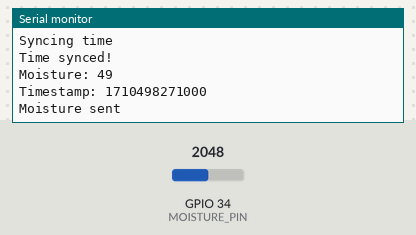
Bench run of a sketch on a simulated ESP32. Shown: the last lines printed to the serial monitor. The inputs (shaded band) are chosen by the test bench; at power-on: GPIO 34 (MOISTURE_PIN) = 2048. WiFi joins after 1.5 s; servers stay silent unless stated; the local clock reads 2024-03-15 10:24:30 at power-on unless the sketch sets it.

Above: at 2.7 s.
2.8 s: GPIO 34 (MOISTURE_PIN) set to 2866
At 7.08 s:
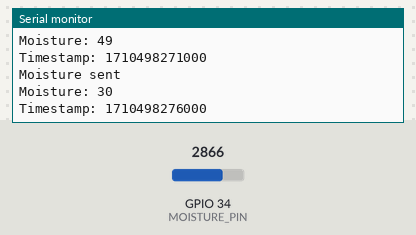
8.9 s: GPIO 34 (MOISTURE_PIN) set to 3603
At 13.6 s:
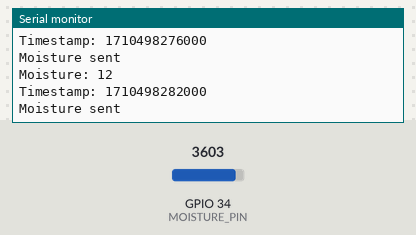
Timing chart, 0 to 15.1 s (numbered marks = the images above; inputs shaded):
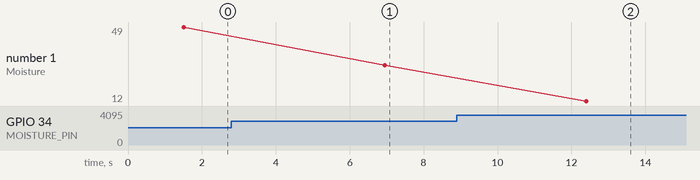

Measured:
- after the input at 2.8 s, the serial monitor: prints a new line after 4.2 s (image 1)
- after the input at 8.9 s, the serial monitor: prints a new line after 3.5 s (image 2)
- plotted number 1: 49 → 30 after the input at 2.8 s, 30 → 12 after the input at 8.9 s

The sketch:

main.ino
```cpp
#include <WiFi.h>
#include <Firebase_ESP_Client.h>
#include <time.h>
#include <cstdint>

// WiFi
#define WIFI_SSID "YOUR_WIFI_NAME"
#define WIFI_PASSWORD "YOUR_WIFI_PASSWORD"

// Firebase
#define API_KEY "YOUR_FIREBASE_API_KEY"
#define DATABASE_URL "YOUR_DATABASE_URL"
#define DATABASE_SECRET "YOUR_DATABASE_SECRET"

// Pins
#define MOISTURE_PIN 34

FirebaseData fbdo;
FirebaseAuth auth;
FirebaseConfig config;

void setup() {
  Serial.begin(115200);

  WiFi.begin(WIFI_SSID, WIFI_PASSWORD);
  Serial.print("Connecting to WiFi");
  while (WiFi.status() != WL_CONNECTED) {
    Serial.print(".");
    delay(500);
  }
  Serial.println("\nConnected!");

  // Sync real time via NTP
  configTime(19800, 0, "pool.ntp.org", "time.nist.gov");
  Serial.print("Syncing time");
  while (time(nullptr) < 1000000000) {
    Serial.print(".");
    delay(500);
  }
  Serial.println("\nTime synced!");

  config.api_key = API_KEY;
  config.database_url = DATABASE_URL;
  config.signer.tokens.legacy_token = DATABASE_SECRET;
  Firebase.begin(&config, &auth);
  Firebase.reconnectWiFi(true);
}

void loop() {
  // Read soil moisture
  int moistureRaw = analogRead(MOISTURE_PIN);
  int moisture = map(moistureRaw, 4095, 0, 0, 100);

  // Get real timestamp
  time_t now = time(nullptr);
  uint64_t timestamp = (uint64_t)now * 1000ULL;

  Serial.print("Moisture: ");
  Serial.println(moisture);
  Serial.print("Timestamp: ");
  Serial.println(timestamp);

  // Send moisture to Firebase
  if (Firebase.RTDB.setInt(&fbdo, "/plant/moisture", moisture)) {
    Serial.println("Moisture sent");
  } else {
    Serial.println(fbdo.errorReason());
  }

  // Log to history with real timestamp
  char timestampStr[20];
  snprintf(timestampStr, sizeof(timestampStr), "%llu", timestamp);
  String path = "/history/" + String(timestampStr);
  Firebase.RTDB.setInt(&fbdo, path + "/moisture", moisture);
  Firebase.RTDB.setDouble(&fbdo, (path + "/timestamp").c_str(), (double)timestamp);

  delay(5000);
}
```
